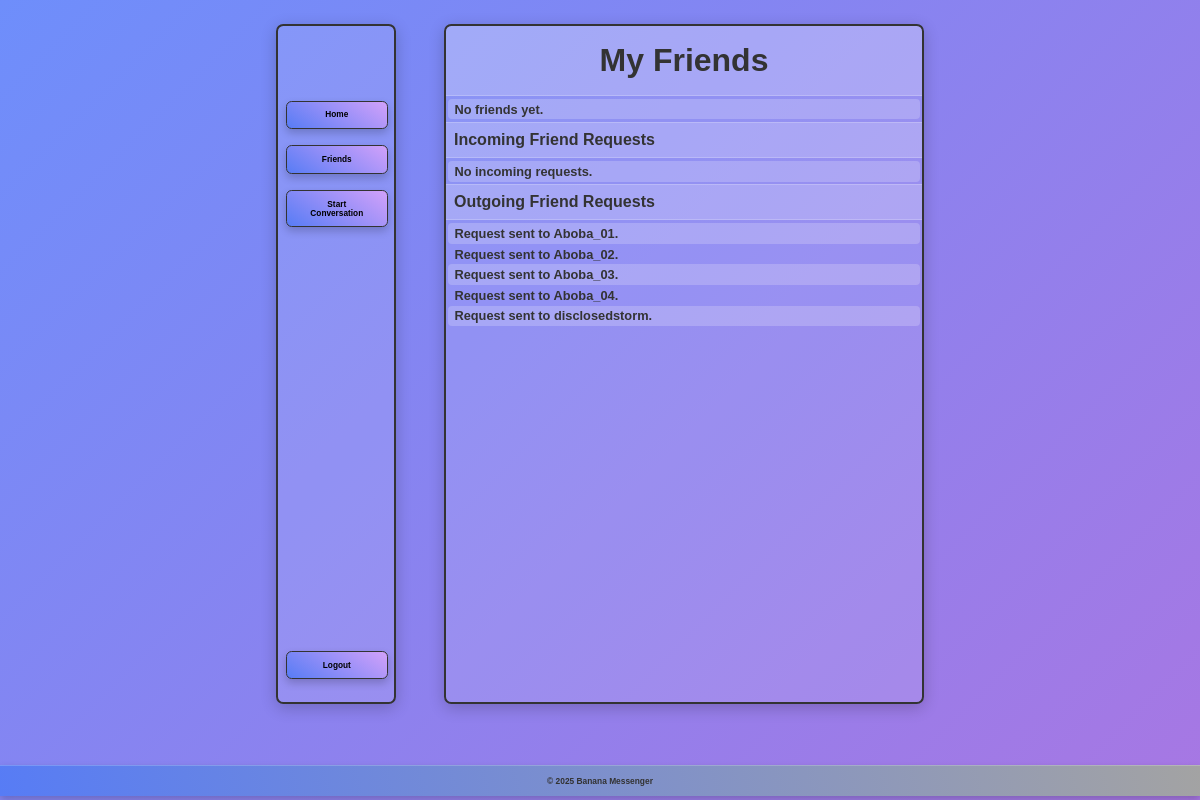
/friend-list/ (signed in), run on the app's committed database.
### messenger/models.py (models this page shows, shortened)
class FriendRequest(models.Model):
    from_user = models.ForeignKey(User, related_name='outgoing_requests', on_delete=models.CASCADE)
    to_user = models.ForeignKey(User, related_name='incoming_requests', on_delete=models.CASCADE)
    created_at = models.DateTimeField(auto_now_add=True)
    class Meta:
        unique_together = ('from_user', 'to_user')  # Prevent duplicate requests

### messenger/views.py (the view)
# urls.py: path('friend-list/', views.friend_list, name='friend_list'),
@login_required
def friend_list(request):
    friends = request.user.friends.all()
    incoming_requests = request.user.incoming_requests.all()
    outgoing_requests = request.user.outgoing_requests.all()
    return render(request, 'friend_list.html', {
        'friends': friends,
        'incoming_requests': incoming_requests,
        'outgoing_requests': outgoing_requests,
    })

### messenger/templates/friend_list.html (shortened to what this page needs)
{% extends 'base.html' %}
{% block content %}
        <h1 class="greetings">My Friends</h1>
        <div class="content">
            <ul>
                {% for friend in friends %}
                    <li>
                        <a href="{% url 'user_profile' friend.id %}">{{ friend.username }}</a>
                    </li>
                {% empty %}
                    <li>No friends yet.</li>
                {% endfor %}
            </ul>
            <h2>Incoming Friend Requests</h2>
            <ul>
                {% for request in incoming_requests %}
                    <li>
                        {{ request.from_user.username }} wants to be friends.
                        <a href="{% url 'accept_friend_request' request.id %}">Accept</a> |
                        <a href="{% url 'reject_friend_request' request.id %}">Reject</a>
                    </li>
                {% empty %}
                    <li>No incoming requests.</li>
                {% endfor %}
            </ul>
            <h2>Outgoing Friend Requests</h2>
            <ul>
                {% for request in outgoing_requests %}
                    <li>
                        Request sent to {{ request.to_user.username }}.
                    </li>
                {% empty %}
                    <li>No outgoing requests.</li>
                {% endfor %}
            </ul>
        </div>
{% endblock %}

### messenger/templates/base.html (style rules this page uses)
* { margin: 0; padding: 0; box-sizing: border-box; }
body { background: linear-gradient(135deg, #6e8efb, #a777e3); background-repeat: no-repeat; background-blend-mode: color; font-family: 'Arial', sans-serif; color: #333; height: 100vh; margin: 0; }
.greetings { background-color: rgba(255, 255, 255, 0.2); padding: 2vh; text-align: center; border-bottom: 0.1vh solid rgba(255, 255, 255, 0.2); font-size: 4vh; font-weight: bold; }
.content h2 { background-color: rgba(255, 255, 255, 0.2); padding: 1vh; text-align: left; border-top: 0.1vh solid rgba(255, 255, 255, 0.2); border-bottom: 0.1vh solid rgba(255, 255, 255, 0.2); font-size: 2vh; font-weight: bold; }
.content ul { max-height: 15vh; padding: 0.35vh 0.2vw; text-align: left; font-size: 1.6vh; font-weight: bold; overflow-y:scroll; scrollbar-color: #333 #6e8efb; scrollbar-width: auto; list-style-type: none; }
.content li { padding: 0.35vh 0.5vw; border-radius: 0.5vh; }
.content li:nth-of-type(odd) { background-color: rgba(255, 255, 255, 0.2); }
.content li:nth-of-type(even) { background-color: rgba(149, 151, 247, 0.2); }

### data on the page
FriendRequest: to_user.username "Aboba_01"
FriendRequest: to_user.username "Aboba_02"
FriendRequest: to_user.username "Aboba_03"
FriendRequest: to_user.username "Aboba_04"
FriendRequest: to_user.username "disclosedstorm"
